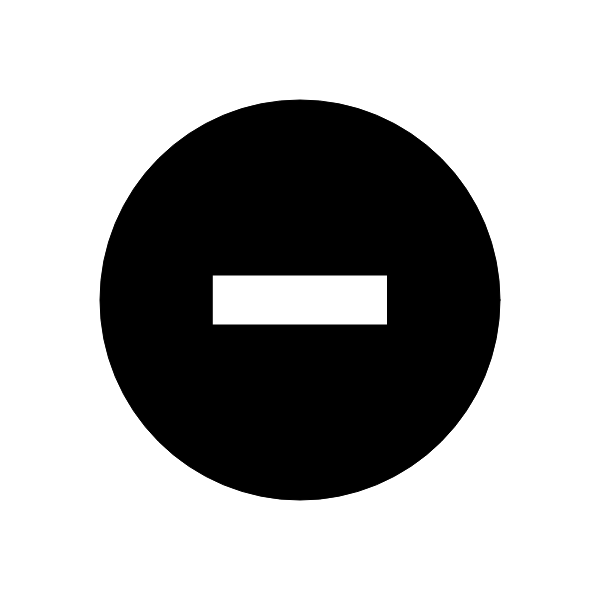
Frame 1 (no input)
Frame 60 (no input): identical to frame 1, image omitted
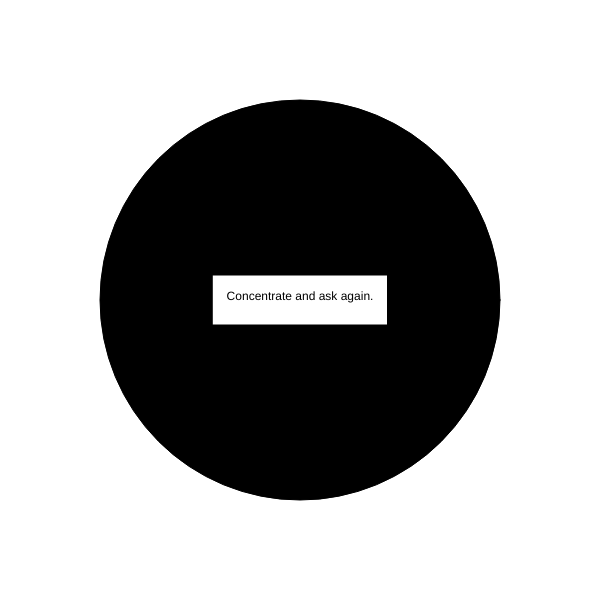
Frame 120 (the mouse pressed at the canvas centre since frame 60)

The p5.js sketch that drew these frames (run headless with seeded random() and noise() and a simulated clock; from frame 60 on, the mouse is pressed at the canvas centre):

// p5.js sketch
// ── sketch.js
var answers =  
["It is certain.",
"It is decidedly so.",
"Without a doubt.",
"Yes - definitely.",
"You may rely on it.",
"As I see it, yes.",
"Most likely.",
"Outlook good.",
"Yes.",
"Signs point to yes.",
"Reply hazy, try again.",
"Ask again later.",
"Better not tell you now.",
"Cannot predict now.",
"Concentrate and ask again.",
"Don't count on it.",
"My reply is no.",
"My sources say no.",
"Outlook not so good.",
"Very doubtful."]

let word, txt, cnv;

function setup() {
  cnv = createCanvas(600, 600);
  centerCanvas();
  background(255, 255, 255);
  fill(0,0,0);
  ellipse(300, 300, 400, 400);
  fill(255, 255, 255);
  rectMode(CENTER);
  rect(300, 300, 175, 50);
}

function centerCanvas() {
  var x = (windowWidth - width) / 2;
  var y = (windowHeight - height) / 2;
  cnv.position(x, y);
}

function draw() {
  clear()
  centerCanvas();
  background(255, 255, 255);
  fill(0,0,0);
  ellipse(300, 300, 400, 400);
  fill(255, 255, 255);
  rectMode(CENTER);
  rect(300, 300, 175, 50);
  fill(0,0,0);
  txt = text(word, 300, 300);
}

function mousePressed() {
  drawWord()
}

function drawWord() {
  textAlign(CENTER);
  word = random(answers)
}

function random(array) {
  return array[Math.floor(Math.random() * array.length)];
}
// ── style.css
@keyframes fade-in {
	0% {opacity: 0}
	100% {opacity: 1}
}
@keyframes zoom {
    from {transform:scale(0)} 
    to {transform:scale(1)}
}
html {
  scroll-behavior: smooth;
  margin: 0; 
  height: 100%; 
  overflow: hidden;
}
img {
	text-decoration: none;
	border-radius: 5px;
    max-width: 200px;
}
header {
	background: transparent;
	margin-top: 5vh;
    display: block;
    text-align: center;
}
h1 {
	font-size: 44pt;
}
body {
    background-image: url("background.png");
    background-size: cover;
    animation-name: fade-in;
    animation-duration: 2s;
    font-family: 'Helvetica';
    color: white;
    overflow-y: visible;
    margin: 0; 
    height: 100%; 
    overflow: hidden;
}
p {
    display: inline-block;
}
div {
	text-align: center;
	align-content: center;
  margin: auto;
}
a {
	color: white;
	text-decoration: none;
}
a:hover{
	text-decoration: none;
}
a:any-link {
  text-decoration: none;
}
a:-webkit-any-link {
  text-decoration: none;
}

h2 {
  text-decoration: underline;
}

h3 {
  margin: 5px 0px 5px 0px;
}

ul {
  display: inline-block;
  text-align:left;
}

li{
  margin: 10px 0;
}
